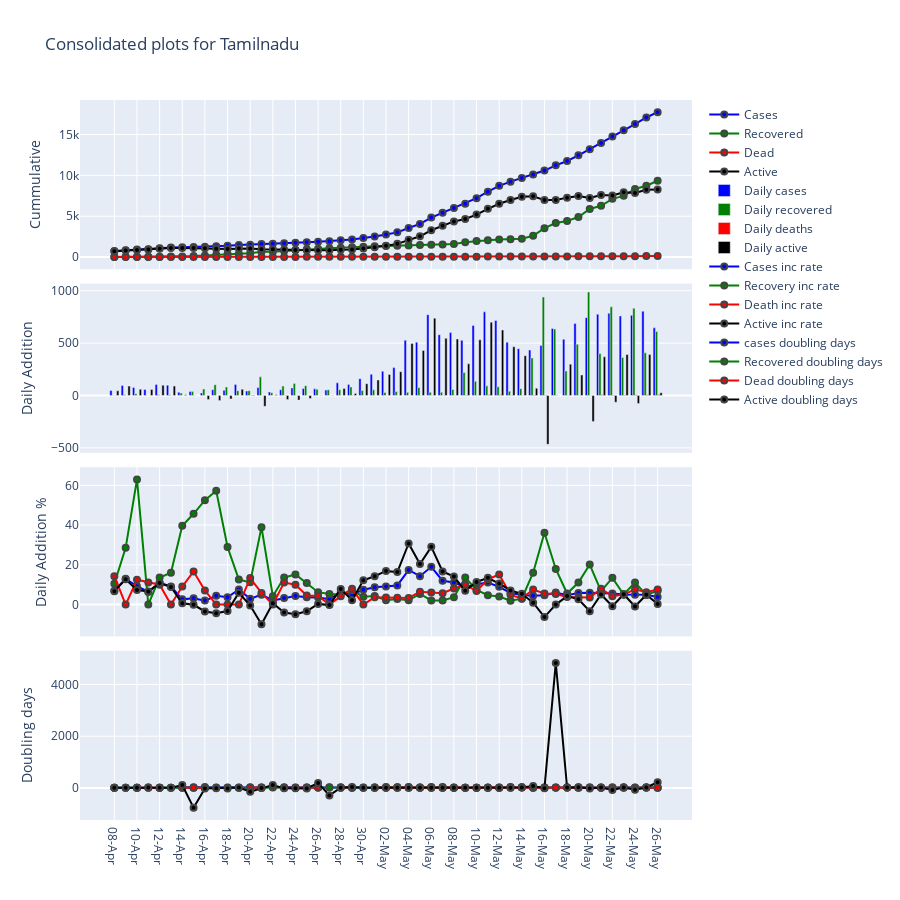

The code cell stored with this chart in its notebook:
### Code cell
fig = make_subplots(rows=4, cols=1,shared_xaxes=True, 
                    vertical_spacing=0.02)
state="Tamilnadu"
start_day=25
end_day=74

dfs=populate_dfs()    

color=next(colorcycler)
arr=load_Data(dfs,state=state,day_max=end_day)
cases=column(arr,2)
recovery=column(arr,3)
dead=column(arr,4)
active=column(arr,5)
cases_diff=np.diff(cases)
recovery_diff=np.diff(recovery)
dead_diff=np.diff(dead)
active_diff=np.diff(active)

cases_ddays=[get_doubling_s(cases_diff[i-1]/cases[i-1]) for i in range(start_day,end_day)]
recovery_ddays=[get_doubling_s(recovery_diff[i-1]/recovery[i-1]) for i in range(start_day,end_day)]
dead_ddays=[get_doubling_s(dead_diff[i-1]/dead[i-1]) for i in range(start_day,end_day)]
active_ddays=[get_doubling_s(active_diff[i-1]/active[i-1]) for i in range(start_day,end_day)]

cases_rate=[cases_diff[i-1]*100/cases[i-1] for i in range(start_day,end_day)]
recovery_rate=[recovery_diff[i-1]*100/recovery[i-1] for i in range(start_day,end_day)]
dead_rate=[dead_diff[i-1]*100/dead[i-1] for i in range(start_day,end_day)]
active_rate=[active_diff[i-1]*100/active[i-1] for i in range(start_day,end_day)]
x=column(arr,1)[range(start_day,end_day)]    
y_dead=dead[range(start_day,end_day)]
y_dead_diff=dead_diff[range(start_day-1,end_day-1)]
y_dead_ddays=dead_ddays
y_dead_rate=dead_rate
y_active=active[range(start_day,end_day)]
y_active_diff=active_diff[range(start_day-1,end_day-1)]
y_active_ddays=active_ddays
y_active_rate=active_rate
y_cases=cases[range(start_day,end_day)]
y_cases_diff=cases_diff[range(start_day-1,end_day-1)]
y_cases_ddays=cases_ddays
y_cases_rate=cases_rate
y_recovery=recovery[range(start_day,end_day)]
y_recovery_diff=recovery_diff[range(start_day-1,end_day-1)]
y_recovery_ddays=recovery_ddays
y_recovery_rate=recovery_rate




p_cases=go.Scatter(x=x,y=y_cases,name="Cases",marker={'color': "blue",'line':dict(width=2)},mode="lines+markers")
p_recovery=go.Scatter(x=x,y=y_recovery,name="Recovered",marker={'color': "green",'line':dict(width=2)},mode="lines+markers")
p_dead=go.Scatter(x=x,y=y_dead,name="Dead",marker={'color': "red",'line':dict(width=2)},mode="lines+markers")
p_active=go.Scatter(x=x,y=y_active,name="Active",marker={'color': "black",'line':dict(width=2)},mode="lines+markers")

p_cases_diff=go.Bar(x=x,y=y_cases_diff,name="Daily cases",marker={'color': "blue"})
p_recovery_diff=go.Bar(x=x,y=y_recovery_diff,name="Daily recovered",marker={'color': "green"})
p_dead_diff=go.Bar(x=x,y=y_dead_diff,name="Daily deaths",marker={'color': "red"})
p_active_diff=go.Bar(x=x,y=y_active_diff,name="Daily active",marker={'color': "black"})

p_cases_ddays=go.Scatter(x=x,y=y_cases_ddays,name="cases doubling days" ,marker={'color': "blue",'line':dict(width=2)},mode="lines+markers")
p_recovery_ddays=go.Scatter(x=x,y=y_recovery_ddays,name="Recovered doubling days",marker={'color': "green",'line':dict(width=2)},mode="lines+markers")
p_dead_ddays=go.Scatter(x=x,y=y_dead_ddays,name="Dead doubling days",marker={'color': "red",'line':dict(width=2)},mode="lines+markers")
p_active_ddays=go.Scatter(x=x,y=y_active_ddays,name="Active doubling days",marker={'color': "black",'line':dict(width=2)},mode="lines+markers")

p_cases_rate=go.Scatter(x=x,y=y_cases_rate,name="Cases inc rate",marker={'color': "blue",'line':dict(width=2)},mode="lines+markers")
p_recovery_rate=go.Scatter(x=x,y=y_recovery_rate,name="Recovery inc rate",marker={'color': "green",'line':dict(width=2)},mode="lines+markers")
p_dead_rate=go.Scatter(x=x,y=y_dead_rate,name="Death inc rate",marker={'color': "red",'line':dict(width=2)},mode="lines+markers")
p_active_rate=go.Scatter(x=x,y=y_active_rate,name="Active inc rate",marker={'color': "black",'line':dict(width=2)},mode="lines+markers")



fig.append_trace(p_cases,row=1,col=1)
fig.append_trace(p_recovery,row=1,col=1)
fig.append_trace(p_dead,row=1,col=1)
fig.append_trace(p_active,row=1,col=1)

fig.append_trace(p_cases_diff,row=2,col=1)
fig.append_trace(p_recovery_diff,row=2,col=1)
fig.append_trace(p_dead_diff,row=2,col=1)
fig.append_trace(p_active_diff,row=2,col=1)

fig.append_trace(p_cases_rate,row=3,col=1)
fig.append_trace(p_recovery_rate,row=3,col=1)
fig.append_trace(p_dead_rate,row=3,col=1)
fig.append_trace(p_active_rate,row=3,col=1)

fig.append_trace(p_cases_ddays,row=4,col=1)
fig.append_trace(p_recovery_ddays,row=4,col=1)
fig.append_trace(p_dead_ddays,row=4,col=1)
fig.append_trace(p_active_ddays,row=4,col=1)


fig.update_layout(height=900, width=900,title="Consolidated plots for "+state)
fig.update_yaxes(title_text="Cummulative", row=1, col=1)
fig.update_yaxes(title_text="Daily Addition", row=2, col=1)
fig.update_yaxes(title_text="Daily Addition %", row=3, col=1)
fig.update_yaxes(title_text="Doubling days", row=4, col=1)
fig.write_html('index.html', auto_open=True)
fig.show()

### Figure 1 — Plotly figure (JSON) as saved in the notebook; plotly's stock layout.template omitted (floating-point values rounded to 4 significant figures)
{"data": [{"marker": {"color": "blue", "line": {"width": 2}}, "mode": "lines+markers", "name": "Cases", "type": "scatter", "x": ["08-Apr", "09-Apr", "10-Apr", "11-Apr", "12-Apr", "13-Apr", "14-Apr", "15-Apr", "16-Apr", "17-Apr", "18-Apr", "19-Apr", "20-Apr", "21-Apr", "22-Apr", "23-Apr", "24-Apr", "25-Apr", "26-Apr", "27-Apr", "28-Apr", "29-Apr", "30-Apr", "01-May", "02-May", "03-May", "04-May", "05-May", "06-May", "07-May", "08-May", "09-May", "10-May", "11-May", "12-May", "13-May", "14-May", "15-May", "16-May", "17-May", "18-May", "19-May", "20-May", "21-May", "22-May", "23-May", "24-May", "25-May", "26-May"], "xaxis": "x", "y": [738, 834, 911, 969, 1075, 1173, 1204, 1242, 1267, 1323, 1372, 1477, 1520, 1596, 1629, 1683, 1755, 1821, 1885, 1937, 2058, 2162, 2323, 2526, 2757, 3023, 3550, 4058, 4829, 5409, 6009, 6535, 7204, 8002, 8718, 9227, 9674, 10108, 10585, 11224, 11760, 12448, 13191, 13967, 14753, 15512, 16277, 17082, 17728], "yaxis": "y"}, {"marker": {"color": "green", "line": {"width": 2}}, "mode": "lines+markers", "name": "Recovered", "type": "scatter", "x": ["08-Apr", "09-Apr", "10-Apr", "11-Apr", "12-Apr", "13-Apr", "14-Apr", "15-Apr", "16-Apr", "17-Apr", "18-Apr", "19-Apr", "20-Apr", "21-Apr", "22-Apr", "23-Apr", "24-Apr", "25-Apr", "26-Apr", "27-Apr", "28-Apr", "29-Apr", "30-Apr", "01-May", "02-May", "03-May", "04-May", "05-May", "06-May", "07-May", "08-May", "09-May", "10-May", "11-May", "12-May", "13-May", "14-May", "15-May", "16-May", "17-May", "18-May", "19-May", "20-May", "21-May", "22-May", "23-May", "24-May", "25-May", "26-May"], "xaxis": "x", "y": [21, 27, 44, 44, 50, 58, 81, 118, 180, 283, 365, 411, 457, 635, 662, 752, 866, 960, 1020, 1074, 1128, 1210, 1258, 1312, 1341, 1379, 1409, 1485, 1516, 1547, 1605, 1824, 1959, 2051, 2134, 2175, 2240, 2599, 3538, 4172, 4406, 4895, 5882, 6282, 7128, 7491, 8324, 8731, 9342], "yaxis": "y"}, {"marker": {"color": "red", "line": {"width": 2}}, "mode": "lines+markers", "name": "Dead", "type": "scatter", "x": ["08-Apr", "09-Apr", "10-Apr", "11-Apr", "12-Apr", "13-Apr", "14-Apr", "15-Apr", "16-Apr", "17-Apr", "18-Apr", "19-Apr", "20-Apr", "21-Apr", "22-Apr", "23-Apr", "24-Apr", "25-Apr", "26-Apr", "27-Apr", "28-Apr", "29-Apr", "30-Apr", "01-May", "02-May", "03-May", "04-May", "05-May", "06-May", "07-May", "08-May", "09-May", "10-May", "11-May", "12-May", "13-May", "14-May", "15-May", "16-May", "17-May", "18-May", "19-May", "20-May", "21-May", "22-May", "23-May", "24-May", "25-May", "26-May"], "xaxis": "x", "y": [8, 8, 9, 10, 11, 11, 12, 14, 15, 15, 15, 15, 17, 18, 18, 20, 22, 23, 24, 24, 25, 27, 27, 28, 29, 30, 31, 33, 35, 37, 40, 44, 47, 53, 61, 64, 66, 71, 75, 79, 82, 85, 88, 95, 99, 104, 112, 119, 128], "yaxis": "y"}, {"marker": {"color": "black", "line": {"width": 2}}, "mode": "lines+markers", "name": "Active", "type": "scatter", "x": ["08-Apr", "09-Apr", "10-Apr", "11-Apr", "12-Apr", "13-Apr", "14-Apr", "15-Apr", "16-Apr", "17-Apr", "18-Apr", "19-Apr", "20-Apr", "21-Apr", "22-Apr", "23-Apr", "24-Apr", "25-Apr", "26-Apr", "27-Apr", "28-Apr", "29-Apr", "30-Apr", "01-May", "02-May", "03-May", "04-May", "05-May", "06-May", "07-May", "08-May", "09-May", "10-May", "11-May", "12-May", "13-May", "14-May", "15-May", "16-May", "17-May", "18-May", "19-May", "20-May", "21-May", "22-May", "23-May", "24-May", "25-May", "26-May"], "xaxis": "x", "y": [709, 799, 858, 915, 1014, 1104, 1111, 1110, 1072, 1025, 992, 1051, 1046, 943, 949, 911, 867, 838, 841, 839, 905, 925, 1038, 1186, 1387, 1614, 2110, 2540, 3278, 3825, 4364, 4667, 5198, 5898, 6523, 6988, 7368, 7438, 6972, 6973, 7272, 7468, 7221, 7590, 7526, 7917, 7841, 8232, 8258], "yaxis": "y"}, {"marker": {"color": "blue"}, "name": "Daily cases", "type": "bar", "x": ["08-Apr", "09-Apr", "10-Apr", "11-Apr", "12-Apr", "13-Apr", "14-Apr", "15-Apr", "16-Apr", "17-Apr", "18-Apr", "19-Apr", "20-Apr", "21-Apr", "22-Apr", "23-Apr", "24-Apr", "25-Apr", "26-Apr", "27-Apr", "28-Apr", "29-Apr", "30-Apr", "01-May", "02-May", "03-May", "04-May", "05-May", "06-May", "07-May", "08-May", "09-May", "10-May", "11-May", "12-May", "13-May", "14-May", "15-May", "16-May", "17-May", "18-May", "19-May", "20-May", "21-May", "22-May", "23-May", "24-May", "25-May", "26-May"], "xaxis": "x2", "y": [48, 96, 77, 58, 106, 98, 31, 38, 25, 56, 49, 105, 43, 76, 33, 54, 72, 66, 64, 52, 121, 104, 161, 203, 231, 266, 527, 508, 771, 580, 600, 526, 669, 798, 716, 509, 447, 434, 477, 639, 536, 688, 743, 776, 786, 759, 765, 805, 646], "yaxis": "y2"}, {"marker": {"color": "green"}, "name": "Daily recovered", "type": "bar", "x": ["08-Apr", "09-Apr", "10-Apr", "11-Apr", "12-Apr", "13-Apr", "14-Apr", "15-Apr", "16-Apr", "17-Apr", "18-Apr", "19-Apr", "20-Apr", "21-Apr", "22-Apr", "23-Apr", "24-Apr", "25-Apr", "26-Apr", "27-Apr", "28-Apr", "29-Apr", "30-Apr", "01-May", "02-May", "03-May", "04-May", "05-May", "06-May", "07-May", "08-May", "09-May", "10-May", "11-May", "12-May", "13-May", "14-May", "15-May", "16-May", "17-May", "18-May", "19-May", "20-May", "21-May", "22-May", "23-May", "24-May", "25-May", "26-May"], "xaxis": "x2", "y": [2, 6, 17, 0, 6, 8, 23, 37, 62, 103, 82, 46, 46, 178, 27, 90, 114, 94, 60, 54, 54, 82, 48, 54, 29, 38, 30, 76, 31, 31, 58, 219, 135, 92, 83, 41, 65, 359, 939, 634, 234, 489, 987, 400, 846, 363, 833, 407, 611], "yaxis": "y2"}, {"marker": {"color": "red"}, "name": "Daily deaths", "type": "bar", "x": ["08-Apr", "09-Apr", "10-Apr", "11-Apr", "12-Apr", "13-Apr", "14-Apr", "15-Apr", "16-Apr", "17-Apr", "18-Apr", "19-Apr", "20-Apr", "21-Apr", "22-Apr", "23-Apr", "24-Apr", "25-Apr", "26-Apr", "27-Apr", "28-Apr", "29-Apr", "30-Apr", "01-May", "02-May", "03-May", "04-May", "05-May", "06-May", "07-May", "08-May", "09-May", "10-May", "11-May", "12-May", "13-May", "14-May", "15-May", "16-May", "17-May", "18-May", "19-May", "20-May", "21-May", "22-May", "23-May", "24-May", "25-May", "26-May"], "xaxis": "x2", "y": [1, 0, 1, 1, 1, 0, 1, 2, 1, 0, 0, 0, 2, 1, 0, 2, 2, 1, 1, 0, 1, 2, 0, 1, 1, 1, 1, 2, 2, 2, 3, 4, 3, 6, 8, 3, 2, 5, 4, 4, 3, 3, 3, 7, 4, 5, 8, 7, 9], "yaxis": "y2"}, {"marker": {"color": "black"}, "name": "Daily active", "type": "bar", "x": ["08-Apr", "09-Apr", "10-Apr", "11-Apr", "12-Apr", "13-Apr", "14-Apr", "15-Apr", "16-Apr", "17-Apr", "18-Apr", "19-Apr", "20-Apr", "21-Apr", "22-Apr", "23-Apr", "24-Apr", "25-Apr", "26-Apr", "27-Apr", "28-Apr", "29-Apr", "30-Apr", "01-May", "02-May", "03-May", "04-May", "05-May", "06-May", "07-May", "08-May", "09-May", "10-May", "11-May", "12-May", "13-May", "14-May", "15-May", "16-May", "17-May", "18-May", "19-May", "20-May", "21-May", "22-May", "23-May", "24-May", "25-May", "26-May"], "xaxis": "x2", "y": [45, 90, 59, 57, 99, 90, 7, -1, -38, -47, -33, 59, -5, -103, 6, -38, -44, -29, 3, -2, 66, 20, 113, 148, 201, 227, 496, 430, 738, 547, 539, 303, 531, 700, 625, 465, 380, 70, -466, 1, 299, 196, -247, 369, -64, 391, -76, 391, 26], "yaxis": "y2"}, {"marker": {"color": "blue", "line": {"width": 2}}, "mode": "lines+markers", "name": "Cases inc rate", "type": "scatter", "x": ["08-Apr", "09-Apr", "10-Apr", "11-Apr", "12-Apr", "13-Apr", "14-Apr", "15-Apr", "16-Apr", "17-Apr", "18-Apr", "19-Apr", "20-Apr", "21-Apr", "22-Apr", "23-Apr", "24-Apr", "25-Apr", "26-Apr", "27-Apr", "28-Apr", "29-Apr", "30-Apr", "01-May", "02-May", "03-May", "04-May", "05-May", "06-May", "07-May", "08-May", "09-May", "10-May", "11-May", "12-May", "13-May", "14-May", "15-May", "16-May", "17-May", "18-May", "19-May", "20-May", "21-May", "22-May", "23-May", "24-May", "25-May", "26-May"], "xaxis": "x3", "y": [6.957, 13.01, 9.233, 6.367, 10.94, 9.116, 2.643, 3.156, 2.013, 4.42, 3.704, 7.653, 2.911, 5, 2.068, 3.315, 4.278, 3.761, 3.515, 2.759, 6.247, 5.053, 7.447, 8.739, 9.145, 9.648, 17.43, 14.31, 19.0, 12.01, 11.09, 8.754, 10.24, 11.08, 8.948, 5.838, 4.844, 4.486, 4.719, 6.037, 4.775, 5.85, 5.969, 5.883, 5.628, 5.145, 4.932, 4.946, 3.782], "yaxis": "y3"}, {"marker": {"color": "green", "line": {"width": 2}}, "mode": "lines+markers", "name": "Recovery inc rate", "type": "scatter", "x": ["08-Apr", "09-Apr", "10-Apr", "11-Apr", "12-Apr", "13-Apr", "14-Apr", "15-Apr", "16-Apr", "17-Apr", "18-Apr", "19-Apr", "20-Apr", "21-Apr", "22-Apr", "23-Apr", "24-Apr", "25-Apr", "26-Apr", "27-Apr", "28-Apr", "29-Apr", "30-Apr", "01-May", "02-May", "03-May", "04-May", "05-May", "06-May", "07-May", "08-May", "09-May", "10-May", "11-May", "12-May", "13-May", "14-May", "15-May", "16-May", "17-May", "18-May", "19-May", "20-May", "21-May", "22-May", "23-May", "24-May", "25-May", "26-May"], "xaxis": "x3", "y": [10.53, 28.57, 62.96, 0, 13.64, 16, 39.66, 45.68, 52.54, 57.22, 28.98, 12.6, 11.19, 38.95, 4.252, 13.6, 15.16, 10.85, 6.25, 5.294, 5.028, 7.27, 3.967, 4.293, 2.21, 2.834, 2.175, 5.394, 2.088, 2.045, 3.749, 13.64, 7.401, 4.696, 4.047, 1.921, 2.989, 16.03, 36.13, 17.92, 5.609, 11.1, 20.16, 6.8, 13.47, 5.093, 11.12, 4.889, 6.998], "yaxis": "y3"}, {"marker": {"color": "red", "line": {"width": 2}}, "mode": "lines+markers", "name": "Death inc rate", "type": "scatter", "x": ["08-Apr", "09-Apr", "10-Apr", "11-Apr", "12-Apr", "13-Apr", "14-Apr", "15-Apr", "16-Apr", "17-Apr", "18-Apr", "19-Apr", "20-Apr", "21-Apr", "22-Apr", "23-Apr", "24-Apr", "25-Apr", "26-Apr", "27-Apr", "28-Apr", "29-Apr", "30-Apr", "01-May", "02-May", "03-May", "04-May", "05-May", "06-May", "07-May", "08-May", "09-May", "10-May", "11-May", "12-May", "13-May", "14-May", "15-May", "16-May", "17-May", "18-May", "19-May", "20-May", "21-May", "22-May", "23-May", "24-May", "25-May", "26-May"], "xaxis": "x3", "y": [14.29, 0, 12.5, 11.11, 10, 0, 9.091, 16.67, 7.143, 0, 0, 0, 13.33, 5.882, 0, 11.11, 10, 4.545, 4.348, 0, 4.167, 8, 0, 3.704, 3.571, 3.448, 3.333, 6.452, 6.061, 5.714, 8.108, 10, 6.818, 12.77, 15.09, 4.918, 3.125, 7.576, 5.634, 5.333, 3.797, 3.659, 3.529, 7.955, 4.211, 5.051, 7.692, 6.25, 7.563], "yaxis": "y3"}, {"marker": {"color": "black", "line": {"width": 2}}, "mode": "lines+markers", "name": "Active inc rate", "type": "scatter", "x": ["08-Apr", "09-Apr", "10-Apr", "11-Apr", "12-Apr", "13-Apr", "14-Apr", "15-Apr", "16-Apr", "17-Apr", "18-Apr", "19-Apr", "20-Apr", "21-Apr", "22-Apr", "23-Apr", "24-Apr", "25-Apr", "26-Apr", "27-Apr", "28-Apr", "29-Apr", "30-Apr", "01-May", "02-May", "03-May", "04-May", "05-May", "06-May", "07-May", "08-May", "09-May", "10-May", "11-May", "12-May", "13-May", "14-May", "15-May", "16-May", "17-May", "18-May", "19-May", "20-May", "21-May", "22-May", "23-May", "24-May", "25-May", "26-May"], "xaxis": "x3", "y": [6.777, 12.69, 7.384, 6.643, 10.82, 8.876, 0.6341, -0.09001, -3.423, -4.384, -3.22, 5.948, -0.4757, -9.847, 0.6363, -4.004, -4.83, -3.345, 0.358, -0.2378, 7.867, 2.21, 12.22, 14.26, 16.95, 16.37, 30.73, 20.38, 29.06, 16.69, 14.09, 6.943, 11.38, 13.47, 10.6, 7.129, 5.438, 0.9501, -6.265, 0.01434, 4.288, 2.695, -3.307, 5.11, -0.8432, 5.195, -0.96, 4.987, 0.3158], "yaxis": "y3"}, {"marker": {"color": "blue", "line": {"width": 2}}, "mode": "lines+markers", "name": "cases doubling days", "type": "scatter", "x": ["08-Apr", "09-Apr", "10-Apr", "11-Apr", "12-Apr", "13-Apr", "14-Apr", "15-Apr", "16-Apr", "17-Apr", "18-Apr", "19-Apr", "20-Apr", "21-Apr", "22-Apr", "23-Apr", "24-Apr", "25-Apr", "26-Apr", "27-Apr", "28-Apr", "29-Apr", "30-Apr", "01-May", "02-May", "03-May", "04-May", "05-May", "06-May", "07-May", "08-May", "09-May", "10-May", "11-May", "12-May", "13-May", "14-May", "15-May", "16-May", "17-May", "18-May", "19-May", "20-May", "21-May", "22-May", "23-May", "24-May", "25-May", "26-May"], "xaxis": "x4", "y": [10.31, 5.668, 7.849, 11.23, 6.677, 7.945, 26.57, 22.31, 34.78, 16.03, 19.06, 9.399, 24.15, 14.21, 33.87, 21.25, 16.55, 18.78, 20.07, 25.47, 11.44, 14.06, 9.65, 8.274, 7.921, 7.525, 4.313, 5.183, 3.985, 6.111, 6.589, 8.26, 7.112, 6.598, 8.088, 12.22, 14.65, 15.79, 15.03, 11.83, 14.86, 12.19, 11.96, 12.13, 12.66, 13.82, 14.4, 14.36, 18.67], "yaxis": "y4"}, {"marker": {"color": "green", "line": {"width": 2}}, "mode": "lines+markers", "name": "Recovered doubling days", "type": "scatter", "x": ["08-Apr", "09-Apr", "10-Apr", "11-Apr", "12-Apr", "13-Apr", "14-Apr", "15-Apr", "16-Apr", "17-Apr", "18-Apr", "19-Apr", "20-Apr", "21-Apr", "22-Apr", "23-Apr", "24-Apr", "25-Apr", "26-Apr", "27-Apr", "28-Apr", "29-Apr", "30-Apr", "01-May", "02-May", "03-May", "04-May", "05-May", "06-May", "07-May", "08-May", "09-May", "10-May", "11-May", "12-May", "13-May", "14-May", "15-May", "16-May", "17-May", "18-May", "19-May", "20-May", "21-May", "22-May", "23-May", "24-May", "25-May", "26-May"], "xaxis": "x4", "y": [6.926, 2.758, 1.419, null, 5.422, 4.67, 2.075, 1.842, 1.641, 1.532, 2.724, 5.84, 6.534, 2.107, 16.65, 5.438, 4.911, 6.726, 11.43, 13.44, 14.13, 9.878, 17.82, 16.49, 31.7, 24.81, 32.21, 13.19, 33.55, 34.24, 18.83, 5.419, 9.708, 15.1, 17.47, 36.42, 23.54, 4.663, 2.247, 4.205, 12.7, 6.586, 3.774, 10.54, 5.486, 13.95, 6.574, 14.52, 10.25], "yaxis": "y4"}, {"marker": {"color": "red", "line": {"width": 2}}, "mode": "lines+markers", "name": "Dead doubling days", "type": "scatter", "x": ["08-Apr", "09-Apr", "10-Apr", "11-Apr", "12-Apr", "13-Apr", "14-Apr", "15-Apr", "16-Apr", "17-Apr", "18-Apr", "19-Apr", "20-Apr", "21-Apr", "22-Apr", "23-Apr", "24-Apr", "25-Apr", "26-Apr", "27-Apr", "28-Apr", "29-Apr", "30-Apr", "01-May", "02-May", "03-May", "04-May", "05-May", "06-May", "07-May", "08-May", "09-May", "10-May", "11-May", "12-May", "13-May", "14-May", "15-May", "16-May", "17-May", "18-May", "19-May", "20-May", "21-May", "22-May", "23-May", "24-May", "25-May", "26-May"], "xaxis": "x4", "y": [5.191, null, 5.885, 6.579, 7.273, null, 7.966, 4.497, 10.05, null, null, null, 5.538, 12.13, null, 6.579, 7.273, 15.59, 16.29, null, 16.98, 9.006, null, 19.06, 19.75, 20.45, 21.14, 11.09, 11.78, 12.47, 8.891, 7.273, 10.51, 5.769, 4.931, 14.44, 22.53, 9.492, 12.65, 13.34, 18.6, 19.29, 19.98, 9.056, 16.81, 14.07, 9.353, 11.43, 9.507], "yaxis": "y4"}, {"marker": {"color": "black", "line": {"width": 2}}, "mode": "lines+markers", "name": "Active doubling days", "type": "scatter", "x": ["08-Apr", "09-Apr", "10-Apr", "11-Apr", "12-Apr", "13-Apr", "14-Apr", "15-Apr", "16-Apr", "17-Apr", "18-Apr", "19-Apr", "20-Apr", "21-Apr", "22-Apr", "23-Apr", "24-Apr", "25-Apr", "26-Apr", "27-Apr", "28-Apr", "29-Apr", "30-Apr", "01-May", "02-May", "03-May", "04-May", "05-May", "06-May", "07-May", "08-May", "09-May", "10-May", "11-May", "12-May", "13-May", "14-May", "15-May", "16-May", "17-May", "18-May", "19-May", "20-May", "21-May", "22-May", "23-May", "24-May", "25-May", "26-May"], "xaxis": "x4", "y": [10.57, 5.8, 9.729, 10.78, 6.747, 8.151, 109.7, -769.7, -19.9, -15.46, -21.18, 12.0, -145.4, -6.687, 109.3, -16.96, -14.0, -20.37, 194.0, -291.1, 9.154, 31.71, 6.014, 5.2, 4.427, 4.573, 2.587, 3.737, 2.717, 4.491, 5.258, 10.33, 6.432, 5.486, 6.882, 10.07, 13.09, 73.3, -10.71, 4833.0, 16.51, 26.06, -20.61, 13.91, -81.86, 13.69, -71.86, 14.24, 219.8], "yaxis": "y4"}], "layout": {"height": 900, "title": {"text": "Consolidated plots for Tamilnadu"}, "width": 900, "xaxis": {"anchor": "y", "domain": [0, 1], "matches": "x4", "showticklabels": false}, "xaxis2": {"anchor": "y2", "domain": [0, 1], "matches": "x4", "showticklabels": false}, "xaxis3": {"anchor": "y3", "domain": [0, 1], "matches": "x4", "showticklabels": false}, "xaxis4": {"anchor": "y4", "domain": [0, 1]}, "yaxis": {"anchor": "x", "domain": [0.765, 1.0], "title": {"text": "Cummulative"}}, "yaxis2": {"anchor": "x2", "domain": [0.51, 0.745], "title": {"text": "Daily Addition"}}, "yaxis3": {"anchor": "x3", "domain": [0.255, 0.49], "title": {"text": "Daily Addition %"}}, "yaxis4": {"anchor": "x4", "domain": [0, 0.235], "title": {"text": "Doubling days"}}}}
